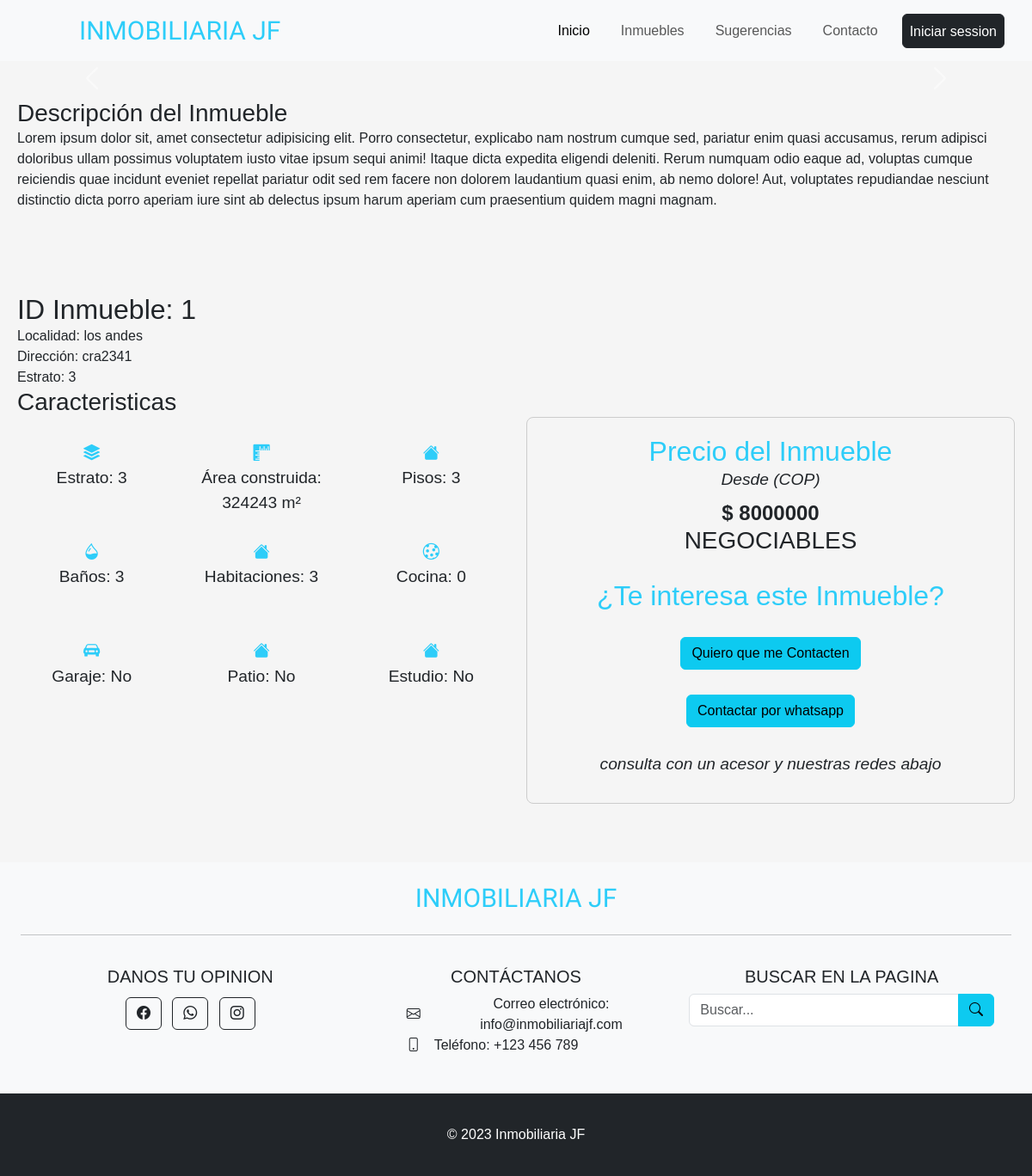
/crudinmuebles/interfazinmuebles.php?id=1, run on the app's committed database.
### tables this page shows
CREATE TABLE `tblinmueble` (
  `IdInmueble` int(11) NOT NULL,
  `Precio` varchar(200) NOT NULL,
  `Localidad` varchar(10) NOT NULL,
  `Dirección` varchar(50) NOT NULL,
  `Estrato` int(11) NOT NULL,
  `Area_construida` varchar(20) NOT NULL,
  `NumeroPisos` int(11) DEFAULT NULL,
  `Habitaciones` int(11) DEFAULT NULL,
  `Baños` int(11) DEFAULT NULL,
  `Cocina` int(11) DEFAULT NULL,
  `Garaje` varchar(10) DEFAULT NULL,
  `Patio` varchar(10) DEFAULT NULL,
  `Estudio` varchar(10) DEFAULT NULL,
  `Contacto` varchar(50) NOT NULL,
  `codigoc` int(11) NOT NULL
);

### crudinmuebles/interfazinmuebles.php (the view, shortened to what this page needs)
<?php
include 'conexion.php';
$idInmueble = isset($_GET['id']) ? $_GET['id'] : null;
$consultaInmueble = "SELECT * FROM TBLInmueble WHERE IdInmueble = $idInmueble";
$resultado = mysqli_query($con, $consultaInmueble);
$datosInmueble = mysqli_fetch_assoc($resultado);
?>
<!DOCTYPE html>
<html lang="en">
<head>
    <link href="https://cdn.jsdelivr.net/npm/bootstrap@5.3.2/dist/css/bootstrap.min.css" rel="stylesheet">
    <link rel="stylesheet" href="https://cdn.jsdelivr.net/npm/bootstrap-icons@1.11.2/font/bootstrap-icons.min.css">
    <link rel="stylesheet" href="../codigo_css/pag.css">
    <link rel="stylesheet" href="../codigo_css/styleinterfazin.css">
</head>
<body>
<header>
    <nav class="navbar navbar-expand-lg navbar-light bg-light">
        <div class="container-fluid">
            <a class="navbar-brand" href="#">
                <span> INMOBILIARIA JF </span>
            </a>
            <div class="collapse navbar-collapse" id="navbarNav">
                <ul class="navbar-nav ms-auto d-flex align-items-center">
                    <li class="nav-item">
                        <a class="nav-link active" aria-current="page" href="../pagina_html/entrar.php">Inicio</a>
                    </li>
                    <li class="nav-item mr-1">
                        <a class="nav-link" href="#ofertas-inmuebles">Inmuebles</a>
                    </li>
                    <li class="nav-item mr-1">
                        <a class="nav-link" href="#sugerencias-caja-inmobiliaria">Sugerencias</a>
                    </li>
                    <li class="nav-item mr-1">
                        <a class="nav-link" href="#contacto-inmobiliaria">Contacto</a>
                    </li>
                        <li class="nav-item">
                        <button type="button" class="btn btn-dark" style="height:40px; padding: 0;">
                            <a class="nav-link" href="../pagina_html/login/login.php" style="color: inherit;">Iniciar session</a>
                        </button>
                    </li>
                </ul>
            </div>
        </div>
    </nav>
</header>
<div class="container">
<div id="carouselExampleIndicators" class="carousel slide" data-bs-ride="carousel">
    <button class="carousel-control-prev" type="button" data-bs-target="#carouselExampleIndicators" data-bs-slide="prev">
        <span class="carousel-control-prev-icon" aria-hidden="true"></span>
    </button>
    <button class="carousel-control-next" type="button" data-bs-target="#carouselExampleIndicators" data-bs-slide="next">
        <span class="carousel-control-next-icon" aria-hidden="true"></span>
    </button>
</div>
    <div class="mt-4">
        <h3>Descripción del Inmueble</h3>
        <p>Lorem ipsum dolor sit, amet consectetur adipisicing elit. Porro consectetur, explicabo nam nostrum cumque sed, pariatur enim quasi accusamus, rerum adipisci doloribus ullam possimus voluptatem iusto vitae ipsum sequi animi!
            Itaque dicta expedita eligendi deleniti. Rerum numquam odio eaque ad, voluptas cumque reiciendis quae incidunt eveniet repellat pariatur odit sed rem facere non dolorem laudantium quasi enim, ab nemo dolore!
            Aut, voluptates repudiandae nesciunt distinctio dicta porro aperiam iure sint ab delectus ipsum harum aperiam cum praesentium quidem magni magnam.</p>
    </div>
    <br><br><br><br>
    <div>
        <h2>ID Inmueble: <?= $datosInmueble['IdInmueble'] ?></h2>
        <p>Localidad: <?= $datosInmueble['Localidad'] ?></p>
        <p>Dirección: <?= $datosInmueble['Dirección'] ?></p>
        <p>Estrato: <?= $datosInmueble['Estrato'] ?></p>
    </div>
    <div class="columna row mt-12">
        <h3 class="infoinmu">Caracteristicas</h3>
        <div class="col-lg-6">
            <br>
            <div class="row">
                <div class="columna col-lg-4">
                    <div class="property-info-box">
                        <i class="bi bi-stack"></i>
                        <p>Estrato: <?= $datosInmueble['Estrato'] ?></p>
                    </div>
                </div>
                <div class="columna col-lg-4">
                    <div class="property-info-box">
                        <i class="bi bi-rulers"></i>
                        <p>Área construida: <?= $datosInmueble['Area_construida'] ?> m²</p>
                    </div>
                </div>
                <div class="col-lg-4">
                    <div class="property-info-box">
                        <i class="bi bi-house-fill"></i>
                        <p>Pisos: <?= $datosInmueble['NumeroPisos'] ?></p>
                    </div>
                    <br><br>
                </div>
                <div class="columna col-lg-4">
                    <div class="property-info-box">
                        <i class="bi bi-droplet-half"></i>
                        <p>Baños: <?= $datosInmueble['Baños'] ?></p>
                    </div>
                </div>
                <div class="columna col-lg-4">
                    <div class="property-info-box">
                        <i class="bi bi-house-fill"></i>
                        <p>Habitaciones: <?= $datosInmueble['Habitaciones'] ?></p>
                    </div>
                </div>
                <div class="columna col-lg-4">
                    <div class="property-info-box">
                        <i class="bi bi-cookie"></i>
                        <p>Cocina: <?= $datosInmueble['Cocina'] ?></p>
                    </div>
                    <br><br>
                </div>
                <div class="columna col-lg-4">
                    <div class="property-info-box">
                        <i class="bi bi-car-front-fill"></i>
                        <p>Garaje: <?= $datosInmueble['Garaje'] ?></p>
                    </div>
                </div>
                <div class="columna col-lg-4">
                    <div class="property-info-box">
                        <i class="bi bi-house-fill"></i>
                        <p>Patio: <?= $datosInmueble['Patio'] ?></p>
                    </div>
                </div>
                <div class="columna col-lg-4">
                    <div class="property-info-box">
                        <i class="bi bi-house-fill"></i>
                        <p>Estudio: <?= $datosInmueble['Estudio'] ?></p>
                    </div>
                </div>
            </div>
        </div>
    <div class="pre col-lg-6">
      <div class="price-contact-box">
        <h2 class="precio">Precio del Inmueble</h2>
        <p class="ubi">Desde (COP)</p>
        <h2 class="valor"> $ <?= $datosInmueble['Precio'] ?></h2>
        <h3>NEGOCIABLES</h3>
        <br>
        <h2 class="precio">¿Te interesa este Inmueble?</h2><br>
        <button type="button" class="btn btn-info">Quiero que me Contacten</button><br><br>
       <div><button type="button" class="btn btn-info">Contactar por whatsapp </button></div>
        <br>
        <p class="ubi">consulta con un acesor y nuestras redes abajo</p>
      </div>
    </div>
    </div>
  </div>
<br><br>
 <footer class="bg-light text-center text-lg-start">
        <div class="container p-4">
            <section class="mb-4 text-center">
                <h1 class="text-center text-footer">INMOBILIARIA JF</h1>
            </section>
            <hr>
            <section class="text-center container">
                <div class="row">
                    <div class="col-lg-4 col-md-12 mx-auto mb-5 mb-md-0">
                        <h5 class="text-uppercase">DANOS TU OPINION</h5>
                        <a class="btn btn-outline-dark btn-floating m-1" href="#!" role="button">
                            <i class="bi bi-facebook"></i>
                        </a>
                        <a class="btn btn-outline-dark btn-floating m-1" href="#!" role="button">
                            <i class="bi bi-whatsapp"></i>
                        </a>
                        <a class="btn btn-outline-dark btn-floating m-1" href="#!" role="button">
                            <i class="bi bi-instagram"></i>
                        </a>
                    </div>
                    <div class="col-lg-4 col-md-12 mx-auto mb-5 mb-md-0">
                        <h5 class="text-uppercase" id="contacto-inmobiliaria">Contáctanos</h5>
                        <ul class="list-unstyled contact-list">
                            <li class="d-md-flex d-block align-items-center">
                                <i class="bi bi-envelope me-3"></i>
                                <span>Correo electrónico: info@inmobiliariajf.com</span>
                            </li>
                            <li class="d-md-flex d-block  align-items-center mr-5">
                                <i class="bi bi-phone me-3"></i>
                                <span>Teléfono: +123 456 789</span>
                            </li>
                        </ul>
                    </div>
                    <div class="col-lg-4 col-md-12 mx-auto mb-5 mb-md-0">
                        <h5 class="text-uppercase">BUSCAR EN LA PAGINA</h5>
                        <div class="input-group">
                            <input type="text" class="form-control" placeholder="Buscar...">
                            <button class="btn btn-info" type="button">
                                <i class="bi bi-search"></i>
                            </button>
                        </div>
                    </div>
                </div>
            </section>
        </div>
        <div class="bg-dark text-white p-3">
            <div class="container text-center">
                © 2023 Inmobiliaria JF
            </div>
        </div>
    </footer>
</body>
</html>

### codigo_css/pag.css (style rules this page uses)
body, h1, h2, h3, p, ul, li, form, input, select, button { margin: 0; padding: 0; box-sizing: border-box; }
body { font-family: Arial, sans-serif; background-color: #f5f5f5; }
.container { max-width: 1200px; margin: 0 auto; padding: 20px; }
header { background-color: #ffffff; color: #6b6969; text-align: center; }
nav ul { list-style: none; }
nav ul li { display: inline; margin-right: 20px; }
.navbar-brand span { font-family: 'Lilita One', sans-serif; font-size: 30px; margin-left: 5rem; color: rgb(45, 205, 249); }
.contact-list { margin-left: 50px; }
.text-footer { font-family: 'Lilita One', sans-serif; font-size: 30px; color: rgb(45, 205, 249); }

### codigo_css/styleinterfazin.css (style rules this page uses)
.columna { text-align: center; font-size: 1.2rem; }
.columna .bi { color: rgb(45, 205, 249); }
.infoinmu { text-align: left; }
.price-contact-box { padding: 20px; border: 1px solid #ccc; border-radius: 8px; }
.precio { color: rgb(45, 205, 249); font-family: 'Paytone One', sans-serif; }
.valor { font-size: 24px; font-weight: bold; }
.ubi { font-style: italic; margin-bottom: 10px; }

### data on the page
tblinmueble: IdInmueble "1", Localidad "los andes", Dirección "cra2341", Estrato "3", Area_construida "324243", NumeroPisos "3", Baños "3", Habitaciones "3", Cocina "0", Garaje "No", Patio "No", Estudio "No", Precio "8000000"
